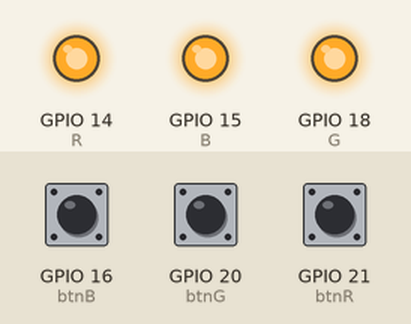
The program below on a simulated Raspberry Pi (BCM pin numbers). Shown: output pins drawn as LEDs (lit = HIGH). The test bench sets the inputs (shaded band); at power-on: GPIO 16 (btnB) HIGH, GPIO 20 (btnG) HIGH, GPIO 21 (btnR) HIGH.

Above: at 1.2 s.
1.3 s: GPIO 16 (btnB) pulled LOW for 0.15 s
At 1.37 s:
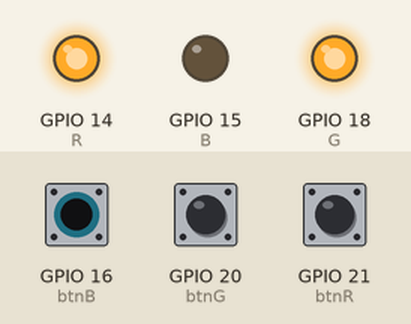
2.9 s: GPIO 20 (btnG) pulled LOW for 0.15 s
At 2.97 s:
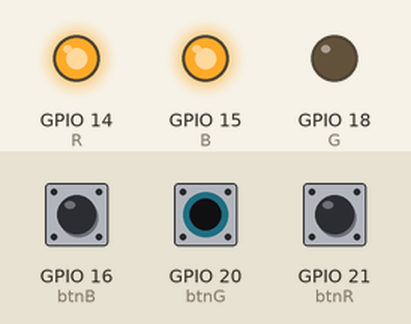
4.5 s: GPIO 21 (btnR) pulled LOW for 0.15 s
At 4.57 s:
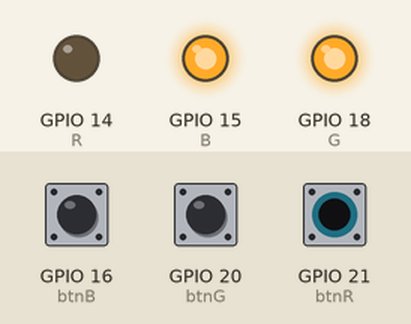
6.1 s: GPIO 16 (btnB) pulled LOW for 3.2 s
At 6.9 s:
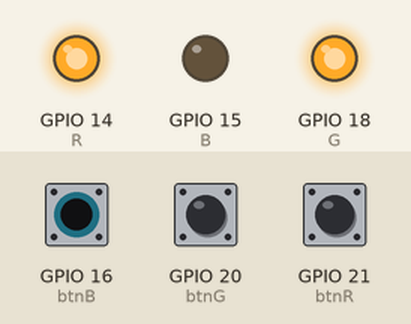
Timing chart, 0 to 10.8 s (numbered marks = the images above; inputs shaded):
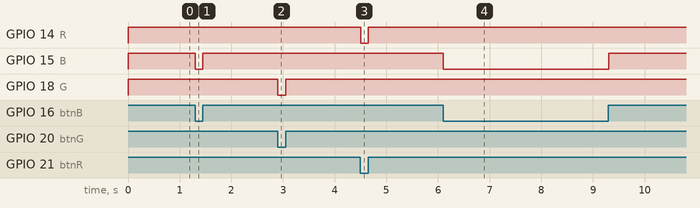

The program:

butColor.py
```python
#!/usr/bin/python
# -*- coding: utf-8 -*-

import RPi.GPIO as GPIO
import time

R,G,B=14,18,15

btnR,btnG,btnB=21,20,16

GPIO.setwarnings(False)
GPIO.setmode(GPIO.BCM)

GPIO.setup(R,GPIO.OUT)
GPIO.setup(G,GPIO.OUT)
GPIO.setup(B,GPIO.OUT)

GPIO.setup(btnR,GPIO.IN,pull_up_down=GPIO.PUD_UP)
GPIO.setup(btnG,GPIO.IN,pull_up_down=GPIO.PUD_UP)
GPIO.setup(btnB,GPIO.IN,pull_up_down=GPIO.PUD_UP)

try:
    GPIO.output(R,True)
    GPIO.output(B,True)
    GPIO.output(G,True)

    while True:
        if (GPIO.input(btnR) == 0):
            GPIO.output(R, False)
        else:
            GPIO.output(R, True)

        if (GPIO.input(btnB) == 0):
            GPIO.output(B, False)
        else:
            GPIO.output(B, True)

        if (GPIO.input(btnG) == 0):
            GPIO.output(G, False)
        else:
            GPIO.output(G, True)

except KeyboardInterrupt:
    pass

finally:
    GPIO.cleanup()
```

Measured:
- after the input at 1.3 s, GPIO 15 (B): HIGH → LOW at once, → HIGH 0.15 s later
- after the input at 2.9 s, GPIO 18 (G): HIGH → LOW at once, → HIGH 0.15 s later
- after the input at 4.5 s, GPIO 14 (R): HIGH → LOW at once, → HIGH 0.15 s later
- after the input at 6.1 s, GPIO 15 (B): HIGH → LOW at once, → HIGH 3.2 s later
